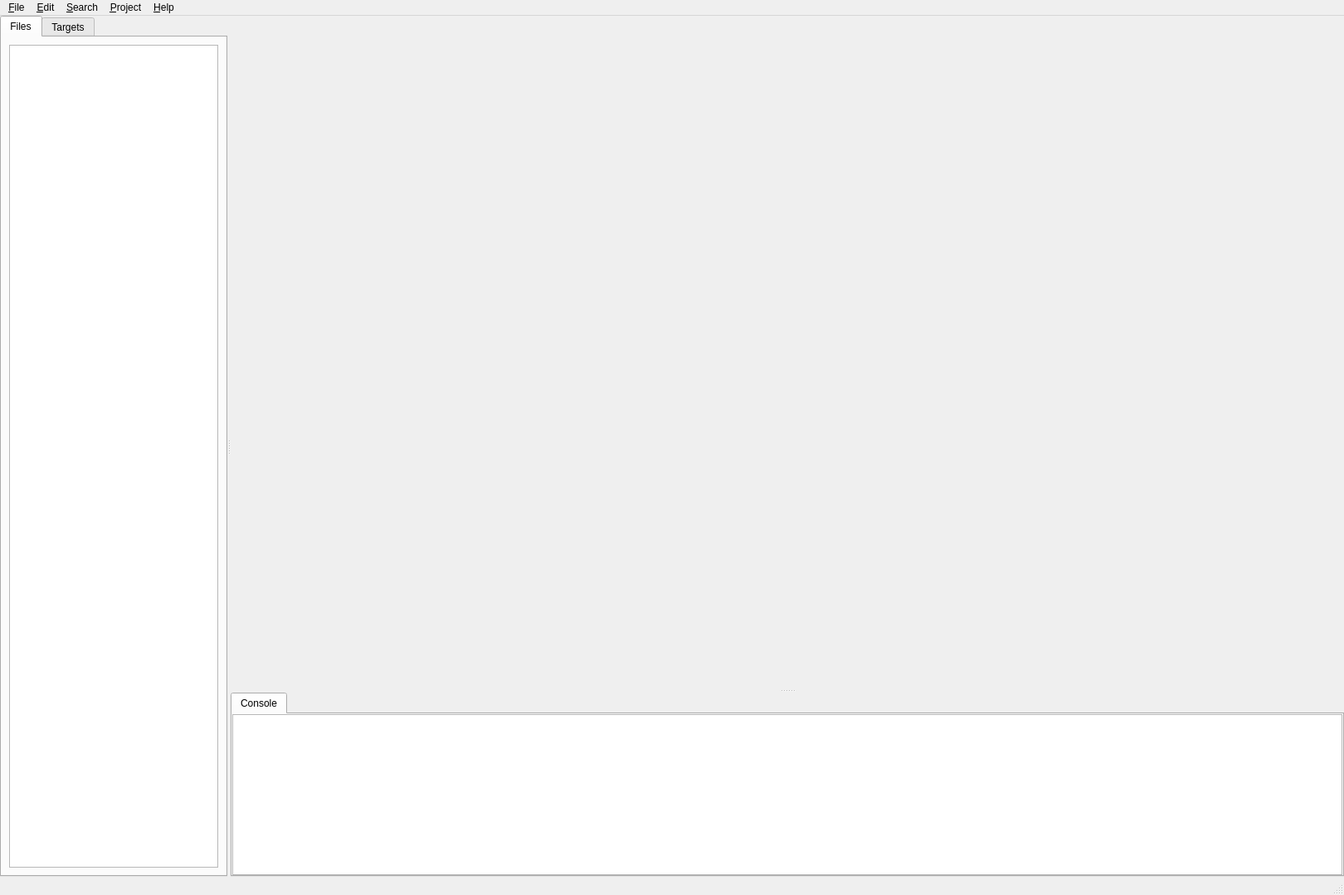
<?xml version="1.0" encoding="UTF-8"?>
<ui version="4.0">
 <class>MainWindow</class>
 <widget class="QMainWindow" name="MainWindow">
  <property name="geometry">
   <rect>
    <x>0</x>
    <y>0</y>
    <width>1620</width>
    <height>1079</height>
   </rect>
  </property>
  <property name="windowTitle">
   <string>GameDev</string>
  </property>
  <widget class="QWidget" name="centralwidget">
   <layout class="QHBoxLayout" name="horizontalLayout">
    <property name="leftMargin">
     <number>0</number>
    </property>
    <property name="topMargin">
     <number>0</number>
    </property>
    <property name="rightMargin">
     <number>0</number>
    </property>
    <property name="bottomMargin">
     <number>0</number>
    </property>
    <item>
     <widget class="QSplitter" name="splitter">
      <property name="orientation">
       <enum>Qt::Horizontal</enum>
      </property>
      <widget class="QTabWidget" name="tabWidget">
       <property name="sizePolicy">
        <sizepolicy hsizetype="Expanding" vsizetype="Minimum">
         <horstretch>1</horstretch>
         <verstretch>0</verstretch>
        </sizepolicy>
       </property>
       <property name="minimumSize">
        <size>
         <width>0</width>
         <height>0</height>
        </size>
       </property>
       <property name="maximumSize">
        <size>
         <width>300</width>
         <height>16777215</height>
        </size>
       </property>
       <property name="currentIndex">
        <number>0</number>
       </property>
       <widget class="QWidget" name="tab">
        <attribute name="title">
         <string>Files</string>
        </attribute>
        <layout class="QVBoxLayout" name="verticalLayout_3">
         <item>
          <widget class="QTreeWidget" name="tree_files">
           <property name="contextMenuPolicy">
            <enum>Qt::CustomContextMenu</enum>
           </property>
           <property name="iconSize">
            <size>
             <width>24</width>
             <height>24</height>
            </size>
           </property>
           <property name="rootIsDecorated">
            <bool>false</bool>
           </property>
           <attribute name="headerVisible">
            <bool>false</bool>
           </attribute>
           <column>
            <property name="text">
             <string notr="true">1</string>
            </property>
           </column>
          </widget>
         </item>
        </layout>
       </widget>
       <widget class="QWidget" name="tab_2">
        <attribute name="title">
         <string>Targets</string>
        </attribute>
        <layout class="QVBoxLayout" name="verticalLayout_4">
         <item>
          <layout class="QHBoxLayout" name="horizontalLayout_2">
           <item>
            <widget class="QPushButton" name="btn_add_target">
             <property name="text">
              <string>Add</string>
             </property>
            </widget>
           </item>
           <item>
            <widget class="QPushButton" name="btn_remove_target">
             <property name="text">
              <string>Remove</string>
             </property>
            </widget>
           </item>
           <item>
            <widget class="QPushButton" name="btn_edit_target">
             <property name="text">
              <string>Edit</string>
             </property>
            </widget>
           </item>
           <item>
            <spacer name="horizontalSpacer">
             <property name="orientation">
              <enum>Qt::Horizontal</enum>
             </property>
             <property name="sizeHint" stdset="0">
              <size>
               <width>40</width>
               <height>20</height>
              </size>
             </property>
            </spacer>
           </item>
          </layout>
         </item>
         <item>
          <widget class="QListWidget" name="lst_targets">
           <property name="contextMenuPolicy">
            <enum>Qt::CustomContextMenu</enum>
           </property>
           <property name="iconSize">
            <size>
             <width>36</width>
             <height>36</height>
            </size>
           </property>
          </widget>
         </item>
        </layout>
       </widget>
      </widget>
      <widget class="QWidget" name="widget" native="true">
       <property name="sizePolicy">
        <sizepolicy hsizetype="Expanding" vsizetype="Expanding">
         <horstretch>6</horstretch>
         <verstretch>0</verstretch>
        </sizepolicy>
       </property>
       <layout class="QVBoxLayout" name="verticalLayout">
        <property name="spacing">
         <number>0</number>
        </property>
        <property name="leftMargin">
         <number>0</number>
        </property>
        <property name="topMargin">
         <number>0</number>
        </property>
        <property name="rightMargin">
         <number>0</number>
        </property>
        <property name="bottomMargin">
         <number>0</number>
        </property>
        <item>
         <widget class="QSplitter" name="splitter_2">
          <property name="orientation">
           <enum>Qt::Vertical</enum>
          </property>
          <widget class="QTabWidget" name="tabWidgetEditor">
           <property name="sizePolicy">
            <sizepolicy hsizetype="Expanding" vsizetype="Expanding">
             <horstretch>0</horstretch>
             <verstretch>3</verstretch>
            </sizepolicy>
           </property>
           <property name="documentMode">
            <bool>true</bool>
           </property>
           <property name="tabsClosable">
            <bool>true</bool>
           </property>
           <property name="movable">
            <bool>true</bool>
           </property>
          </widget>
          <widget class="QTabWidget" name="tabWidget_2">
           <property name="sizePolicy">
            <sizepolicy hsizetype="Expanding" vsizetype="Minimum">
             <horstretch>0</horstretch>
             <verstretch>0</verstretch>
            </sizepolicy>
           </property>
           <property name="minimumSize">
            <size>
             <width>0</width>
             <height>0</height>
            </size>
           </property>
           <property name="baseSize">
            <size>
             <width>0</width>
             <height>0</height>
            </size>
           </property>
           <widget class="QWidget" name="tab_3">
            <attribute name="title">
             <string>Console</string>
            </attribute>
            <layout class="QVBoxLayout" name="verticalLayout_5">
             <property name="leftMargin">
              <number>0</number>
             </property>
             <property name="topMargin">
              <number>0</number>
             </property>
             <property name="rightMargin">
              <number>0</number>
             </property>
             <property name="bottomMargin">
              <number>0</number>
             </property>
             <item>
              <widget class="QTextEdit" name="consoleTextEdit">
               <property name="sizePolicy">
                <sizepolicy hsizetype="Expanding" vsizetype="Preferred">
                 <horstretch>0</horstretch>
                 <verstretch>0</verstretch>
                </sizepolicy>
               </property>
               <property name="font">
                <font>
                 <family>Courier New</family>
                </font>
               </property>
               <property name="contextMenuPolicy">
                <enum>Qt::ActionsContextMenu</enum>
               </property>
               <property name="readOnly">
                <bool>true</bool>
               </property>
              </widget>
             </item>
            </layout>
           </widget>
          </widget>
         </widget>
        </item>
       </layout>
      </widget>
     </widget>
    </item>
   </layout>
  </widget>
  <widget class="QMenuBar" name="menubar">
   <property name="geometry">
    <rect>
     <x>0</x>
     <y>0</y>
     <width>1620</width>
     <height>22</height>
    </rect>
   </property>
   <widget class="QMenu" name="menu_File">
    <property name="title">
     <string>&amp;File</string>
    </property>
    <widget class="QMenu" name="menu_New">
     <property name="title">
      <string>&amp;New</string>
     </property>
     <addaction name="actionNewProject"/>
     <addaction name="actionNewFile"/>
    </widget>
    <widget class="QMenu" name="menu_Open">
     <property name="title">
      <string>&amp;Open</string>
     </property>
     <addaction name="actionOpenProject"/>
     <addaction name="actionOpenFile"/>
    </widget>
    <widget class="QMenu" name="menuRecent_Files">
     <property name="title">
      <string>Recent Files</string>
     </property>
     <addaction name="actionNone"/>
    </widget>
    <widget class="QMenu" name="menuRecent_Projects">
     <property name="enabled">
      <bool>true</bool>
     </property>
     <property name="title">
      <string>Recent Projects</string>
     </property>
     <addaction name="actionNone_2"/>
    </widget>
    <addaction name="menu_New"/>
    <addaction name="menu_Open"/>
    <addaction name="separator"/>
    <addaction name="action_Save"/>
    <addaction name="actionSave_As"/>
    <addaction name="actionSave_All"/>
    <addaction name="separator"/>
    <addaction name="action_Reopen"/>
    <addaction name="actionReopen_All"/>
    <addaction name="separator"/>
    <addaction name="action_Close"/>
    <addaction name="actionClose_Project"/>
    <addaction name="separator"/>
    <addaction name="menuRecent_Files"/>
    <addaction name="menuRecent_Projects"/>
    <addaction name="separator"/>
    <addaction name="action_Exit"/>
   </widget>
   <widget class="QMenu" name="menu_Help">
    <property name="title">
     <string>&amp;Help</string>
    </property>
    <addaction name="action_View_Help"/>
    <addaction name="actionThree_V8_API"/>
   </widget>
   <widget class="QMenu" name="menu_Project">
    <property name="title">
     <string>&amp;Project</string>
    </property>
    <addaction name="actionSettings"/>
   </widget>
   <widget class="QMenu" name="menu_Edit">
    <property name="title">
     <string>&amp;Edit</string>
    </property>
    <addaction name="action_Undo"/>
    <addaction name="action_Redo"/>
    <addaction name="separator"/>
    <addaction name="actionToggle_Comment"/>
    <addaction name="actionChange_to_Upper_Case"/>
    <addaction name="actionChange_to_Lower_Case"/>
   </widget>
   <widget class="QMenu" name="menu_Search">
    <property name="title">
     <string>&amp;Search</string>
    </property>
    <addaction name="action_Find"/>
    <addaction name="actionFind_Next"/>
    <addaction name="actionFind_Previous"/>
    <addaction name="action_Replace"/>
    <addaction name="actionGo_to_Line"/>
   </widget>
   <addaction name="menu_File"/>
   <addaction name="menu_Edit"/>
   <addaction name="menu_Search"/>
   <addaction name="menu_Project"/>
   <addaction name="menu_Help"/>
  </widget>
  <widget class="QStatusBar" name="statusbar"/>
  <action name="actionNewProject">
   <property name="text">
    <string>Project...</string>
   </property>
   <property name="toolTip">
    <string>New Project</string>
   </property>
   <property name="statusTip">
    <string>New Project</string>
   </property>
   <property name="shortcut">
    <string>Ctrl+Shift+N</string>
   </property>
  </action>
  <action name="actionNewFile">
   <property name="text">
    <string>File...</string>
   </property>
   <property name="toolTip">
    <string>New File</string>
   </property>
   <property name="statusTip">
    <string>New File</string>
   </property>
   <property name="shortcut">
    <string>Ctrl+N</string>
   </property>
  </action>
  <action name="actionOpenProject">
   <property name="text">
    <string>Project...</string>
   </property>
   <property name="toolTip">
    <string>Open Project</string>
   </property>
   <property name="statusTip">
    <string>Open Project</string>
   </property>
   <property name="shortcut">
    <string>Ctrl+Shift+O</string>
   </property>
  </action>
  <action name="action_Save">
   <property name="text">
    <string>&amp;Save</string>
   </property>
   <property name="statusTip">
    <string>Save</string>
   </property>
   <property name="shortcut">
    <string>Ctrl+S</string>
   </property>
  </action>
  <action name="actionSave_As">
   <property name="text">
    <string>Save &amp;As</string>
   </property>
   <property name="statusTip">
    <string>Save As</string>
   </property>
  </action>
  <action name="actionSave_All">
   <property name="text">
    <string>Save All</string>
   </property>
   <property name="statusTip">
    <string>Save All</string>
   </property>
  </action>
  <action name="action_Reopen">
   <property name="text">
    <string>&amp;Reopen</string>
   </property>
   <property name="statusTip">
    <string>Reopen</string>
   </property>
   <property name="shortcut">
    <string>F5</string>
   </property>
  </action>
  <action name="actionReopen_All">
   <property name="text">
    <string>Reopen All</string>
   </property>
   <property name="statusTip">
    <string>Reopen All</string>
   </property>
  </action>
  <action name="action_Close">
   <property name="text">
    <string>&amp;Close</string>
   </property>
   <property name="statusTip">
    <string>Close</string>
   </property>
  </action>
  <action name="actionClose_Project">
   <property name="text">
    <string>Close Project</string>
   </property>
   <property name="statusTip">
    <string>Close Project</string>
   </property>
  </action>
  <action name="actionOpenFile">
   <property name="text">
    <string>File...</string>
   </property>
   <property name="toolTip">
    <string>Open File</string>
   </property>
   <property name="statusTip">
    <string>Open File</string>
   </property>
   <property name="shortcut">
    <string>Ctrl+O</string>
   </property>
  </action>
  <action name="actionNone">
   <property name="enabled">
    <bool>false</bool>
   </property>
   <property name="text">
    <string>None</string>
   </property>
  </action>
  <action name="actionNone_2">
   <property name="enabled">
    <bool>false</bool>
   </property>
   <property name="text">
    <string>None</string>
   </property>
  </action>
  <action name="action_Exit">
   <property name="text">
    <string>&amp;Exit</string>
   </property>
   <property name="shortcut">
    <string>Alt+F4</string>
   </property>
  </action>
  <action name="actionClearConsole">
   <property name="text">
    <string>Clear Console</string>
   </property>
   <property name="toolTip">
    <string>Clear Console</string>
   </property>
  </action>
  <action name="action_View_Help">
   <property name="text">
    <string>&amp;View Help</string>
   </property>
   <property name="shortcut">
    <string>Ctrl+F1</string>
   </property>
  </action>
  <action name="actionThree_V8_API">
   <property name="text">
    <string>Three.V8 API</string>
   </property>
  </action>
  <action name="actionSettings">
   <property name="text">
    <string>Settings</string>
   </property>
   <property name="shortcut">
    <string>Alt+F7</string>
   </property>
  </action>
  <action name="action_Undo">
   <property name="text">
    <string>&amp;Undo</string>
   </property>
   <property name="shortcut">
    <string>Ctrl+Z</string>
   </property>
  </action>
  <action name="action_Redo">
   <property name="text">
    <string>&amp;Redo</string>
   </property>
   <property name="shortcut">
    <string>Ctrl+Y</string>
   </property>
  </action>
  <action name="actionToggle_Comment">
   <property name="text">
    <string>Toggle Comment</string>
   </property>
   <property name="shortcut">
    <string>Ctrl+/</string>
   </property>
  </action>
  <action name="actionChange_to_Upper_Case">
   <property name="text">
    <string>Change to Upper Case</string>
   </property>
   <property name="shortcut">
    <string>Ctrl+U</string>
   </property>
  </action>
  <action name="actionChange_to_Lower_Case">
   <property name="text">
    <string>Change to Lower Case</string>
   </property>
   <property name="shortcut">
    <string>Ctrl+Shift+U</string>
   </property>
  </action>
  <action name="action_Find">
   <property name="text">
    <string>&amp;Find</string>
   </property>
   <property name="shortcut">
    <string>Ctrl+F</string>
   </property>
  </action>
  <action name="actionFind_Next">
   <property name="text">
    <string>Find &amp;Next</string>
   </property>
   <property name="shortcut">
    <string>Ctrl+K</string>
   </property>
  </action>
  <action name="actionFind_Previous">
   <property name="text">
    <string>Find &amp;Previous</string>
   </property>
   <property name="shortcut">
    <string>Ctrl+Shift+K</string>
   </property>
  </action>
  <action name="action_Replace">
   <property name="text">
    <string>&amp;Replace</string>
   </property>
   <property name="shortcut">
    <string>Ctrl+H</string>
   </property>
  </action>
  <action name="actionGo_to_Line">
   <property name="text">
    <string>Go to &amp;Line</string>
   </property>
   <property name="shortcut">
    <string>Ctrl+L</string>
   </property>
  </action>
 </widget>
 <resources>
  <include location="resources/resources.qrc"/>
 </resources>
 <connections/>
</ui>
